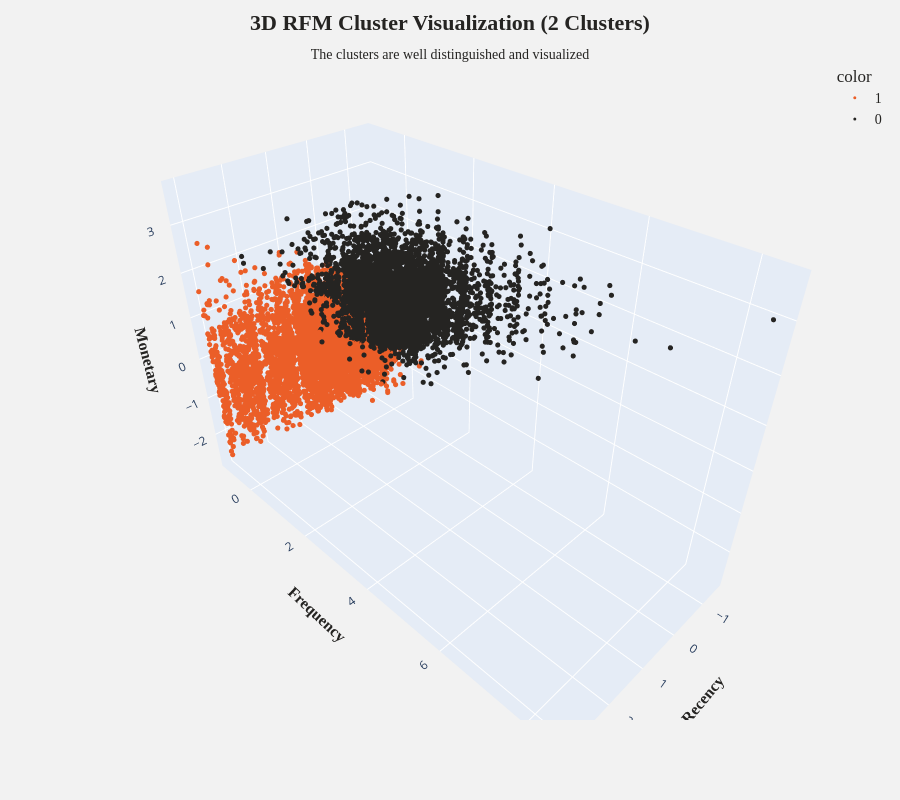

Notebook code cell kept with this figure:
### Code cell
cluster_colors = {"0": blue,"1": green}
fig = px.scatter_3d(scaled_rfm,x='Recency',y='Frequency',z='Monetary',color=scaled_rfm['2Clusters'].astype(str),color_discrete_map=cluster_colors)
fig.update_layout(
    title=dict(
        text="<b>3D RFM Cluster Visualization (2 Clusters)</b><br>"
             "<span style='font-size:14px;font-weight:normal;'>The clusters are well distinguished and visualized</span>",
        x=0.5,font=dict(family="Times New Roman", size=22, color=blue)),
    scene=dict(xaxis_title="<b>Recency</b>",yaxis_title="<b>Frequency</b>",zaxis_title="<b>Monetary</b>",
        xaxis_title_font=dict(family="Times New Roman", size=16, color=blue),yaxis_title_font=dict(family="Times New Roman", size=16, color=blue),
        zaxis_title_font=dict(family="Times New Roman", size=16, color=blue),bgcolor=facecolor),
    legend=dict(font=dict(family="Times New Roman", size=14, color=blue)),paper_bgcolor=facecolor,plot_bgcolor=facecolor,height=800)
fig.update_traces(marker=dict(size=3, showscale=False))
fig.show()

### Figure 1 — Plotly figure (JSON) as saved in the notebook; plotly's stock layout.template omitted (floating-point values rounded to 4 significant figures; data arrays with more than 128 entries replaced by an {"elided": "..."} marker saying what was removed)
{"data": [{"hovertemplate": "color=1<br>Recency=%{x}<br>Frequency=%{y}<br>Monetary=%{z}<extra></extra>", "legendgroup": "1", "marker": {"color": "#eb5e28", "showscale": false, "size": 3, "symbol": "circle"}, "mode": "markers", "name": "1", "scene": "scene", "showlegend": true, "type": "scatter3d", "x": {"elided": "6859 float values"}, "y": {"elided": "6859 float values"}, "z": {"elided": "6859 float values"}}, {"hovertemplate": "color=0<br>Recency=%{x}<br>Frequency=%{y}<br>Monetary=%{z}<extra></extra>", "legendgroup": "0", "marker": {"color": "#252422", "showscale": false, "size": 3, "symbol": "circle"}, "mode": "markers", "name": "0", "scene": "scene", "showlegend": true, "type": "scatter3d", "x": {"elided": "5028 float values"}, "y": {"elided": "5028 float values"}, "z": {"elided": "5028 float values"}}], "layout": {"height": 800, "legend": {"font": {"color": "#252422", "family": "Times New Roman", "size": 14}, "title": {"text": "color"}, "tracegroupgap": 0}, "margin": {"t": 60}, "paper_bgcolor": "#f2f2f2", "plot_bgcolor": "#f2f2f2", "scene": {"bgcolor": "#f2f2f2", "domain": {"x": [0, 1], "y": [0, 1]}, "xaxis": {"title": {"font": {"color": "#252422", "family": "Times New Roman", "size": 16}, "text": "<b>Recency</b>"}}, "yaxis": {"title": {"font": {"color": "#252422", "family": "Times New Roman", "size": 16}, "text": "<b>Frequency</b>"}}, "zaxis": {"title": {"font": {"color": "#252422", "family": "Times New Roman", "size": 16}, "text": "<b>Monetary</b>"}}}, "title": {"font": {"color": "#252422", "family": "Times New Roman", "size": 22}, "text": "<b>3D RFM Cluster Visualization (2 Clusters)</b><br><span style='font-size:14px;font-weight:normal;'>The clusters are well distinguished and visualized</span>", "x": 0.5}}}
